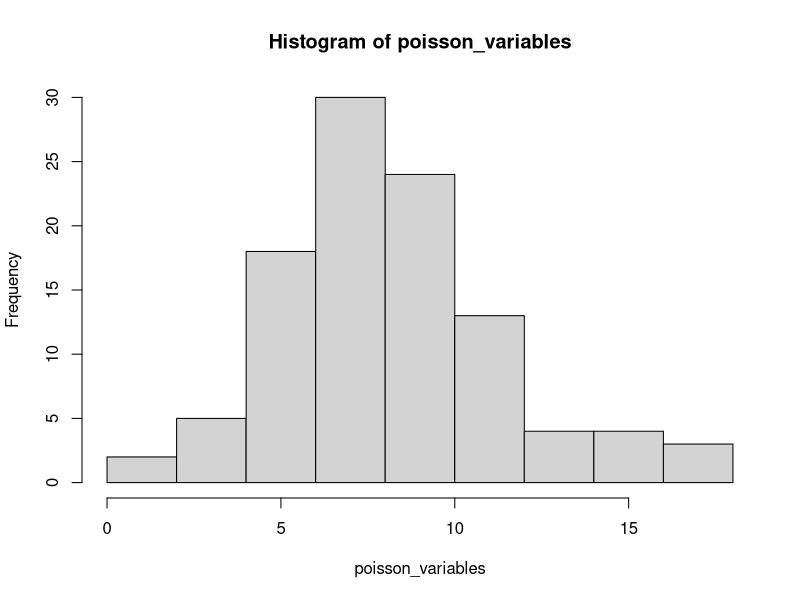

Write the R code that produced this figure.
#Simulate poisson distribution
#1 set x = 0, T = 0
#2 Generate U uniform (0,1) and let Y = -(1/lamda)log(1-U)
#3 Set T = T+Y
#4 If T>1, output X;else set X = X+1 and go to step 2
simulate_poissondistribution<-function(n = 100000,lamda = 10)
{ 
X = 0
T1 = 0
poisson_variables = 0
u1 <- runif(n)
for(i in 1:n)
{ 
  y <- -(1/lamda)*log(1-u1[i])
  T1 = T1 + y;
  if (T1 > 1)
  {
    poisson_variables <-c(poisson_variables,X);
    T1 = 0;
    X = 0;
  }else
  {
    X = X+1 
  }
}
sum(u1)
sum(poisson_variables)
print(poisson_variables)
hist(poisson_variables)
cat("mean =", mean(poisson_variables))
}
simulate_poissondistribution(1000,9)